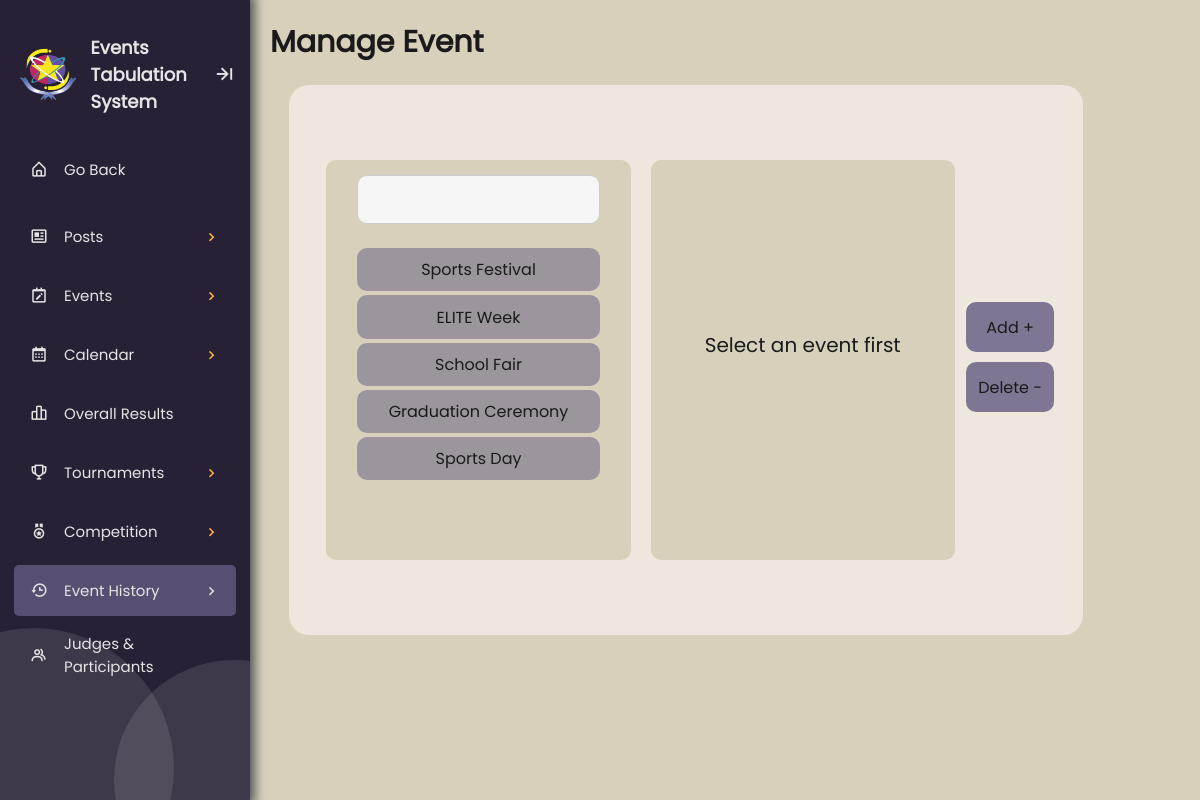
Page /HIS-admin-ManageEvent.php on the committed database.
### tables this page shows
CREATE TABLE `events` (
  `event_id` int(11) NOT NULL,
  `event_name` varchar(255) NOT NULL,
  `event_date` datetime NOT NULL,
  `activity_1` varchar(255) NOT NULL,
  `activity_2` varchar(255) DEFAULT NULL,
  `activity_3` varchar(255) DEFAULT NULL,
  `activity_4` varchar(255) DEFAULT NULL,
  `activity_5` varchar(255) DEFAULT NULL,
  `image` longblob NOT NULL
);

### HIS-admin-ManageEvent.php (the view, shortened to what this page needs)
<?php include './php/database_connect.php' ?>
<!DOCTYPE html>
<html lang="en">
  <head>
    <link rel="stylesheet" href="./css/theme-mode.css">
    <link rel="stylesheet" href="./css/boxicons.css">
    <link rel="stylesheet" href="./css/responsive.css">
    <link rel="stylesheet" href="./css/sidebar-style.css">
     <link rel="stylesheet" href="./css/HIS-manage-v1.css">
<form method="GET" action="?search=<?php echo $search_term; ?>">
  </head>
  <body>
    <div class="sidebar open box-shadow">
      <div class="bottom-design">
        <div class="design1"></div>
        <div class="design2"></div>
      </div>
      <div class="logo_details">
        <img src="./pictures/logo.png" alt="student council logo" class="icon logo">
        <div class="logo_name">Events Tabulation System</div>
        <i class="bx bx-arrow-to-right" id="btn"></i>
      </div>
      <div class="wrapper">
        <li class="nav-item top">
          <a href="index.php">
            <i class="bx bx-home-alt"></i>
            <span class="link_name">Go Back</span>
          </a>
        </li>
        <div class="sidebar-content-container">
          <ul class="nav-list">
            <li class="nav-item">
              <a href="#posts" class="menu_btn">
                <i class="bx bx-news"><i class="dropdown_icon bx bx-chevron-down"></i></i>
                <span class="link_name">Posts
                  <i class="change-icon dropdown_icon bx bx-chevron-right"></i>
                </span>
              </a>
            </li>
            <li class="nav-item">
              <a href="#event_menu" class="menu_btn">
                <i class="bx bx-calendar-edit"><i class="dropdown_icon bx bx-chevron-down"></i></i>
                <span class="link_name">Events
                  <i class="change-icon dropdown_icon bx bx-chevron-right"></i>
                </span>
              </a>
            </li>
            <li class="nav-item">
              <a href="#" class="menu_btn">
                <i class="bx bx-calendar"><i class="dropdown_icon bx bx-chevron-down"></i></i>
                <span class="link_name">Calendar
                  <i class="change-icon dropdown_icon bx bx-chevron-right"></i>
                </span>
              </a>
            </li>
            <li class="nav-item">
              <a href="BAR-admin.php">
                <i class='bx bx-bar-chart-alt-2'></i>
                <span class="link_name">Overall Results</span>
              </a>
            </li>
            <li class="nav-item">
              <a href="#tournaments" class="menu_btn">
                <i class="bx bx-trophy"><i class="dropdown_icon bx bx-chevron-down"></i></i>
                <span class="link_name">Tournaments
                  <i class="change-icon dropdown_icon bx bx-chevron-right"></i>
                </span>
              </a>
            </li>
            <li class="nav-item">
              <a href="#competition" class="menu_btn">
                <i class="bx bx-medal"><i class="dropdown_icon bx bx-chevron-down"></i></i>
                <span class="link_name">Competition
                  <i class="change-icon dropdown_icon bx bx-chevron-right"></i>
                </span>
              </a>
            </li>
            <li class="nav-item">
              <a href="#event_history" class="menu_btn active">
                <i class="bx bx-history"><i class="dropdown_icon bx bx-chevron-down"></i></i>
                <span class="link_name">Event History
                  <i class="change-icon dropdown_icon bx bx-chevron-right"></i>
                </span>
              </a>
            </li>
            <li class="nav-item">
              <a href="P&J-admin-formPJ.php">
                <i class="bx bx-group"></i>
                <span class="link_name">Judges & <br> Participants</span>
              </a>
            </li>
          </ul>
        </div>
      </div>
    </div>
    <section class="home-section">
      <div class="header">Manage Event</div>
        <div class="flex-container">
          <div class="main-containers">
         <div class="flex-box">
         <div class="search-wrapper">
         <input type="text" name="search" id="search" onkeyup="filterButtons()">
  </div>
  <div id="button-container">
  <?php
      $sql = "SELECT * FROM events";
      $result = $conn->query($sql);
      if ($result->num_rows > 0) {
        while($row = $result->fetch_assoc()) {
          echo "<button id='event_".$row['event_id']."' name='".$row['event_name']."' class='event_button'>".$row['event_name']."</button>";
        }
      }
    ?>
          </div>
          </div>
         <div class="flex-box">
         <div id="select_event_text">Select an event first</div>
        </div>
          <div class="btn-group" id="diffbutton">
            <button type="button" id="but">Add + </button>
            <button type="button" id="but">Delete -</button>
          </div>
        </div>
        </div>
    </section>
  </body>
</html>

### css/theme-mode.css (style rules this page uses)
:root[data-theme="light"] { --color-sidebar-bg:#282135; --color-sidebar-text: #e5e5e5; --color-sidebar-active: #635B81CC; --color-sidebar-subactive: #635B8180; --color-sidebar-hover: #635B8180; --color-sidebar-sublist-1: #FF605C; --color-sidebar-sublist-2: #00CA4E; --color-sidebar-sublist-3: #FFB546; --color-sidebar-sublist-4: #9747FF; --color-sidebar-chevron-icon: #FFB546; --color-shadow: #555; --color-body: #D7D1BC; --color-content-text: #1a1a1a; --color-content-line: #635B8180; --color-content-card: #EDE7DD; --color-search-show: #FF605C; --color-content-button: #EDE7DD; --color-content-button-line: #635B81; --color-acap: #9747FF; --color-aeces: #A84444; --color-elite: #DF851B; --color-give: #73A9CC; --color-jehra: #D3B692; --color-jmap: #FFBD44; --color-jpia: #CF1659; --color-piie: #16BA9D; --color-red: #A84444; --color-yellow: #FFB546; --color-green: #7FC76D; }

### css/HIS-manage-v1.css (style rules this page uses)
.flex-container { width: calc(100% - 78px); flex-wrap: wrap; position: relative; display: flex; justify-content: center; flex-direction: column; align-items: center; }
.main-containers { height: 550px; border-radius: 20px; background: var(--color-content-card); display: flex; justify-content: center; padding: 2%; left: 78px; width: calc(100% - 78px); align-items: center; }
.flex-box { width: calc(100% - 78px); height: 400px; flex-wrap: wrap; background: var(--color-body); flex-wrap: wrap; overflow-y: auto; text-align: center; display: block; align-items: center; border-radius: 10px; margin-left: 20px; }
#but { background-color: var(--color-sidebar-active); color:var(--color-content-text); margin-right: 50px; position: relative; border-radius: 10px; height: 50px; padding: 5px; cursor: pointer; font-family: 'Poppins'; font-style: normal; margin-bottom: 10px; }
button { color:var(--color-content-text); background: var(--color-sidebar-subactive); border: none; padding: 1%; width: calc(80%); text-align: center; text-decoration: none; font-size: 16px; margin: 4px 2px; cursor: pointer; display: block; margin-left: 10%; align-items: center; padding: 3%; border-radius: 10px; }
.search-wrapper { display: flex; align-items: center; box-sizing: border-box; border-radius: 5px; }
.search-wrapper input[type="text"] { font-size: 18px; border-radius: 10px; margin-top: 5%; width: 80%; margin-left: 10%; }
#select_event_text { display: block; text-align: center; color:var(--color-content-text); font-size: 20px; margin-top: 170px; }

### rows in the picture
events: event_name "Sports Festival"
events: event_name "ELITE Week"
events: event_name "School Fair"
events: event_name "Graduation Ceremony"
events: event_name "Sports Day"
